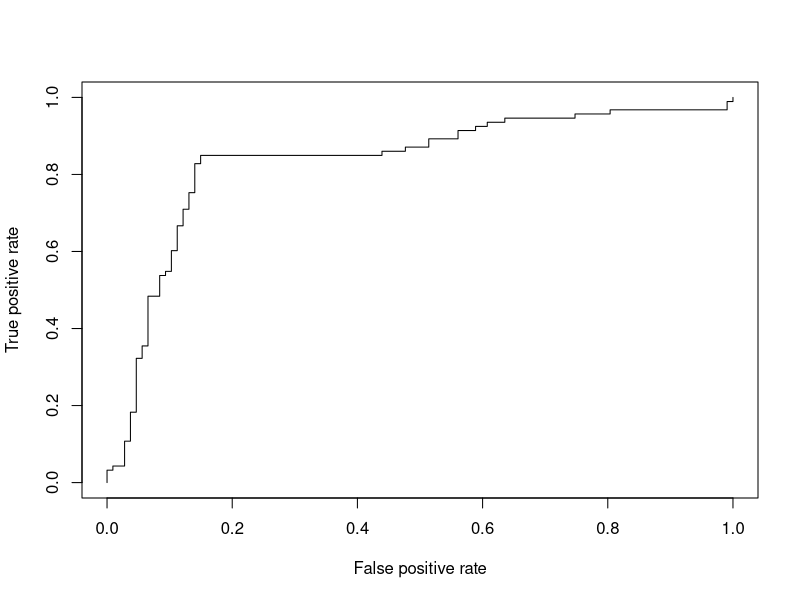
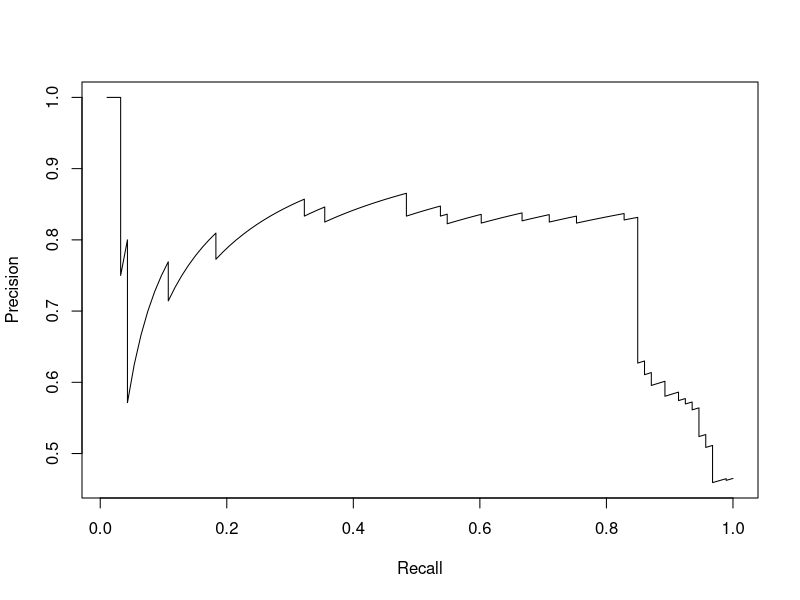
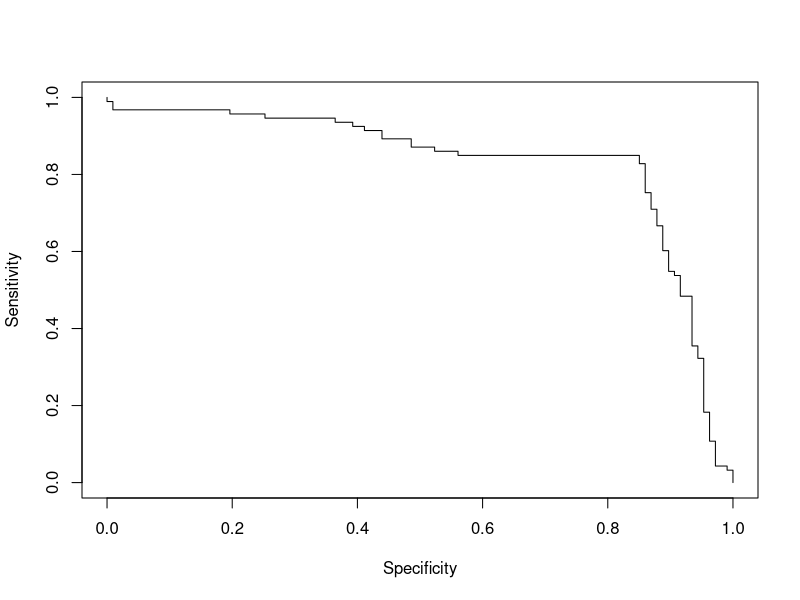
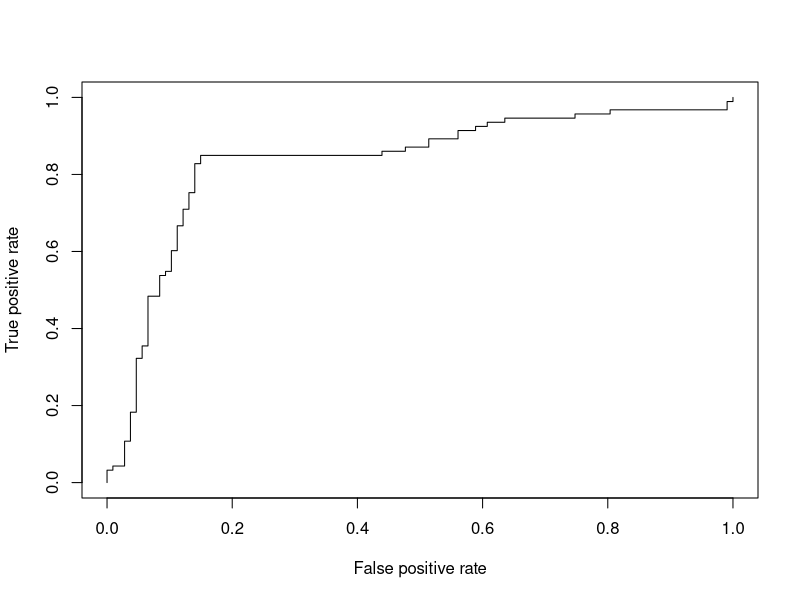
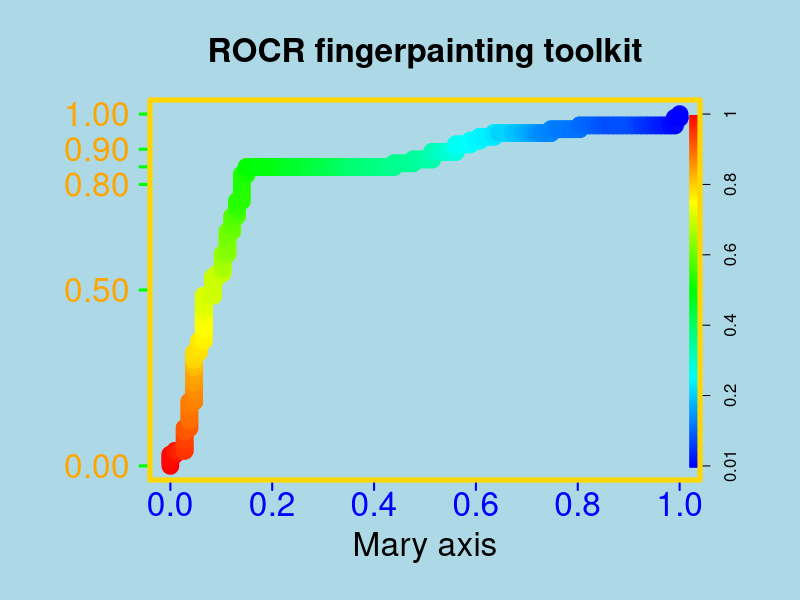
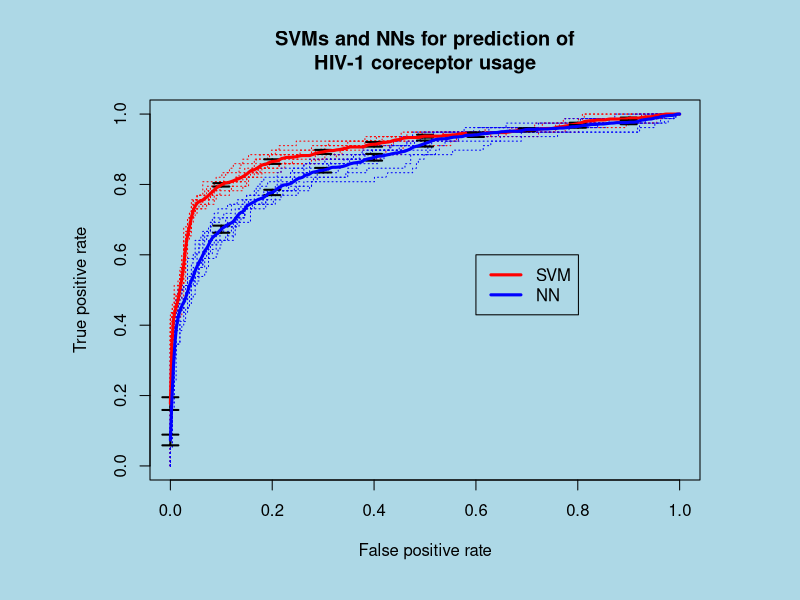

These charts were generated, in order, by the following R code:
## computing a simple ROC curve (x-axis: fpr, y-axis: tpr)
library(ROCR)
data(ROCR.simple)
pred <- prediction( ROCR.simple$predictions, ROCR.simple$labels)
perf <- performance(pred,"tpr","fpr")
plot(perf)
## precision/recall curve (x-axis: recall, y-axis: precision)
perf1 <- performance(pred, "prec", "rec")
plot(perf1)
## sensitivity/specificity curve (x-axis: specificity,
## y-axis: sensitivity)
perf1 <-performance(pred, "sens", "spec")
plot(perf1)



data(ROCR.simple)
pred <- prediction( ROCR.simple$predictions, ROCR.simple$labels )
perf <- performance( pred, "tpr", "fpr" )
plot( perf )
# To entertain your children, make your plots nicer
# using ROCR’s flexible parameter passing mechanisms
# (much cheaper than a finger painting set)
par(bg="lightblue", mai=c(1.2,1.5,1,1))
plot(perf, main="ROCR fingerpainting toolkit", colorize=TRUE,
     xlab="Mary axis", ylab="", box.lty=7, box.lwd=5,
     box.col="gold", lwd=17, colorkey.relwidth=0.5, xaxis.cex.axis=2,
     xaxis.col='blue', xaxis.col.axis="blue", yaxis.col='green', yaxis.cex.axis=2,
     yaxis.at=c(0,0.5,0.8,0.85,0.9,1), yaxis.las=1,xaxis.lwd=2, yaxis.lwd=3,
     yaxis.col.axis="orange", cex.lab=2, cex.main=2)


##============================

data(ROCR.hiv)
attach(ROCR.hiv)
pred.svm <- prediction(hiv.svm$predictions, hiv.svm$labels)
perf.svm <- performance(pred.svm, 'tpr', 'fpr')
pred.nn <- prediction(hiv.nn$predictions, hiv.svm$labels)
perf.nn <- performance(pred.nn, 'tpr', 'fpr')
plot(perf.svm, lty=3, col="red", main="SVMs and NNs for prediction of
HIV-1 coreceptor usage")
plot(perf.nn, lty=3, col="blue",add=TRUE)
plot(perf.svm, avg="vertical", lwd=3, col="red",
     spread.estimate="stderror",plotCI.lwd=2,add=TRUE)
plot(perf.nn, avg="vertical", lwd=3, col="blue",
     spread.estimate="stderror",plotCI.lwd=2,add=TRUE)
legend(0.6,0.6,c('SVM','NN'),col=c('red','blue'),lwd=3)
